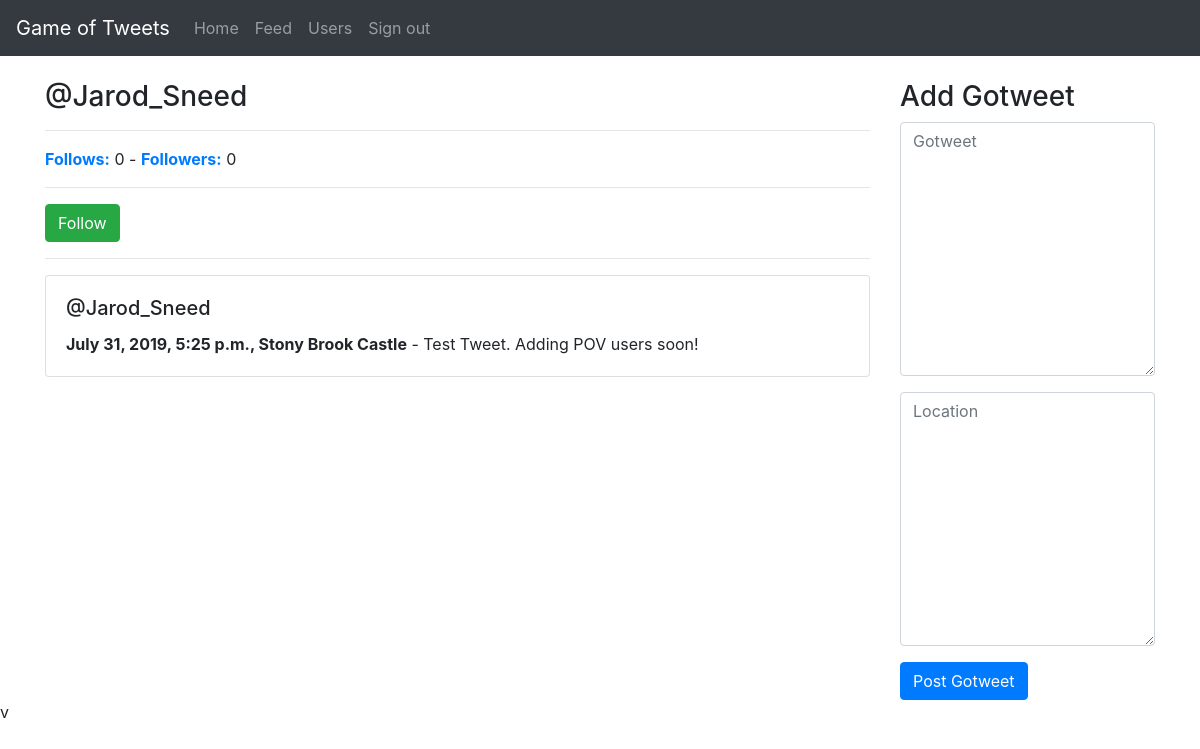
The app's page /Jarod_Sneed/ (signed in) with its own data.
### gotwitterprofile/models.py (models this page shows)
class GotwitterProfile(models.Model):
    user = models.OneToOneField(User, on_delete=models.DO_NOTHING)
    follows = models.ManyToManyField('self', related_name='followed_by', symmetrical=False)

### gotweet/models.py (models this page shows)
class Gotweet(models.Model):
    user = models.ForeignKey(User, related_name='gotweets', on_delete=models.DO_NOTHING)
    body = models.CharField(max_length=255)
    created_at = models.DateTimeField(auto_now_add=True)
    location = models.CharField(max_length=150)
    class Meta:
        ordering = ('-created_at',)

### gotwitterprofile/views.py (the view)
# urls.py: path('<str:username>/', profile, name='profile'),
@login_required
def profile(request, username):
    if request.user.is_authenticated:
        user = User.objects.get(username=username)
        if request.method == 'POST':
            form = GotweetForm(data=request.POST)
            if form.is_valid():
                gotweet = form.save(commit=False)
                gotweet.user = request.user
                gotweet.save()
                redirecturl = request.POST.get('redirect', '/')
                return redirect(redirecturl)
        else:
            form = GotweetForm()
        return render(request, 'profile.html', {'form': form, 'user': user})
    else:
        return redirect('/')

### gotweet/forms.py
class GotweetForm(forms.ModelForm):
    body = forms.CharField(required=True, widget=forms.widgets.Textarea(attrs={'placeholder': 'Gotweet', 'class': 'form-control'}))
    location = forms.CharField(required=True, widget=forms.widgets.Textarea(attrs={'placeholder': 'Location', 'class': 'form-control'}))
    class Meta:
        model = Gotweet
        exclude = ('user',)

### gotwitterprofile/templates/profile.html (shortened to what this page needs)
{% extends 'templates/base.html' %}
{% block main %}
<div class="row">
    <div class="col-9">
        <h3>@{{user.username}}</h3>
        <hr>
        <b><a href="/{{user.username}}/follows/">Follows:</a></b> {{user.gotwitterprofile.follows.count}} -
        <b><a href="/{{user.username}}/followers/">Followers:</a></b> {{user.gotwitterprofile.followed_by.count}}
        {% ifnotequal request.user user %}
            <hr>
            {% if request.user.gotwitterprofile in user.gotwitterprofile.followed_by.all %}
                <a href="/{{user.username}}/stopfollow/" class="btn btn-danger">Stop Following</a>
            {% else %}
                <a href="/{{user.username}}/follow/" class="btn btn-success">Follow</a>
            {% endif %}
        {% endifnotequal %}
        <hr>
        {% if user.gotweets.all %}
        {% for gotweet in user.gotweets.all %}
            <div class="card" style="margin-bottom: 20px;">
                <div class="card-body">
                    <h5 class="card-title">@{{gotweet.user.username}}</h5>
                    <p class="card-text"><b>{{gotweet.created_at}},  {{gotweet.location}}</b> - {{gotweet.body}}</p>
                </div>
            </div>
            {% endfor %}
        {% else %}
            <p>No gotweets yet...</p>
        {% endif %}
    </div>
    <div class="col-3">
        <h3>Add Gotweet</h3>
        <form action="/{{request.user.username}}/" method="POST">
            {% for field in form %}
                <div class="form-group">
                    {{field}}
                </div>
            {% endfor %}
            <input type="submit" value="Post Gotweet" class="btn btn-primary">
        </form>
    </div>
</div>
{% endblock %}

### templates/base.html (shortened to what this page needs)
<!doctype html>
<html lang="en">
  <head>
    <link rel="stylesheet" href="https://maxcdn.bootstrapcdn.com/bootstrap/4.0.0/css/bootstrap.min.css">
  </head>
  <body style="padding-top: 80px;">
    <nav class="navbar navbar-expand-md navbar-dark bg-dark fixed-top">
      <a class="navbar-brand" href="/">Game of Tweets</a>
      <div class="collapse navbar-collapse" id="navbarsExampleDefault">
        <ul class="navbar-nav mr-auto">
          {% if request.user.is_authenticated %}
            <li class="nav-item">
              <a class="nav-link" href="/">Home</a>
            </li>
            <li class="nav-item">
              <a class="nav-link" href="/feed">Feed</a>
            </li>
            <li class="nav-item">
              <a class="nav-link" href="/users">Users</a>
            </li>
            <li class="nav-item">
              <a class="nav-link" href="/signout">Sign out</a>
            </li>
          {% endif %}
        </ul>
      </div>
    </nav>
    <main role="main" class="container">
      {% block main %}
      {% endblock %}
    </main>
  </body>v
</html>

### records on screen
Gotweet: user.username "Jarod_Sneed", created_at "July 31, 2019, 5:25 p.m.", location "Stony Brook Castle", body "Test Tweet. Adding POV users soon!"

### other values on screen
{{ user.username }} "Jarod_Sneed"
{{ user.gotwitterprofile.follows.count }} "0"
{{ user.gotwitterprofile.followed_by.count }} "0"
